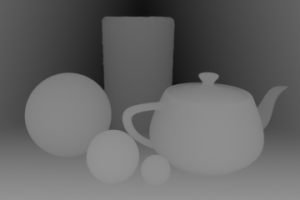
%> input picture Spring_2018/ComputerVision/Project3/Depth-Map-Stereo-teapot.png, 300 x 200 px
$ octave autostereogram.m   (GNU Octave 9; MATLAB toolbox functions it lacks are replaced by stand-ins)
%> lines starting %> are read from the running program, lines starting %| are printed output that depends on the picture
A = imread('Depth-Map-Stereo-teapot.png');
%> A is the input picture: size 200x300x3 uint8; min 16, max 147, mean 101.6
imagesc(A);

sizeA = size(A);
%> sizeA = [200 300 3]
numRows = sizeA(1);
%> numRows = 200
numCols = sizeA(2);
%> numCols = 300
randomColor = [102 34 190];
A(5,1,:)
%> ans = [93 93 93]
for ix=1:numRows
    ix;
    newColor = false;
    %row = A(ix,:,:);
    kx = 1;
    coloredArray = zeros(1,numCols);
    coloredArray(1) = 1;
    counter = 1;
    while kx < numCols
        counter = counter+1;
        kx;
        coloredArray(kx) = 1;
        if newColor == true
            a=0;
            b=256;
            randomColor = [a+(b-a).*rand, a+(b-a).*rand, a+(b-a).*rand];
        end;
        depth = A(ix,kx,3);
        A(ix,kx,:) = randomColor;
        d = depth;
        jx = kx + double(d);
        kx = jx;
        if kx >= numCols
            newColor = true;
            logicalColoredArray = coloredArray==0;
            n=1:length(logicalColoredArray);
            [n out] = max(logicalColoredArray./n);
            out;
            if out ~= 1
                kx=out;
                coloredArray(kx) = 1;
            end;
        else
            newColor = false;
            coloredArray(kx) = 1;
        end;
    end;
end;
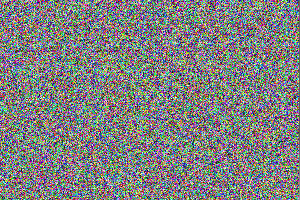
%> A: size 200x300x3 uint8; mean R, G, B 127.3, 127.8, 127.8
%> after the loop, a = 0; b = 256; coloredArray = 300 values from 1 to 1; logicalColoredArray = 300 logical values, 1 true; n = 0.00333; out = 300; randomColor = [101.5 51.77 248.2]
A(5,1,:)
%> ans = [228 58 248]
%imagesc(A)
